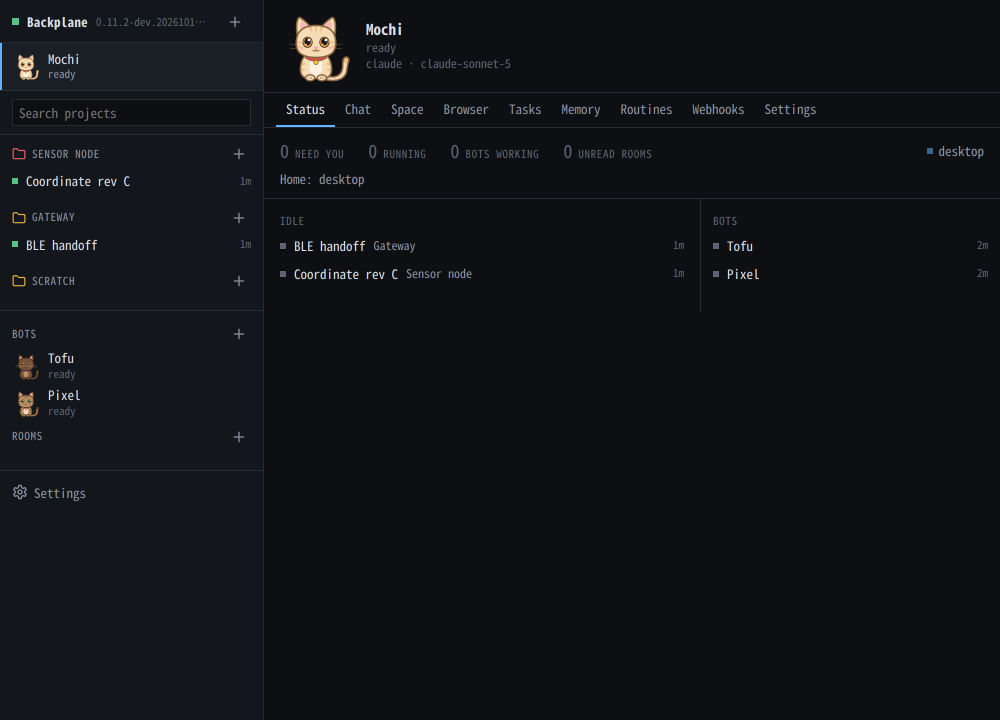
#> input picture docs/media/readme/orchestration/raw/uberbot-overview.png, 2000 x 1440 px (shown at 1/2 size)
$ python finish.py
#> lines starting #> are read from the running program, lines starting #| are printed output that depends on the picture
"""Lossless crops only; never synthesize or enlarge UI pixels.
Run after capture.py: uv run --with pillow source/finish.py
"""
import hashlib,json
from pathlib import Path
from PIL import Image
OUT=Path(__file__).resolve().parent.parent
specs={
 'overview.png':('uberbot-overview.png',(0,0,2000,1050),'Uberbot, projects, threads and persistent bots; installed web client at 2x.'),
 'delegation.png':('subagent-panel.png',(528,0,2000,1020),'Actual expanded Subagents panel, Claude and Grok tasks under a Codex parent; installed web client at 2x.'),
 'space.png':('catbot-space.png',(528,0,2000,1050),'Persistent structured Space dashboard in the real bot tab; installed web client at 2x.'),
 'mailroom.png':('native-mail-conversation.png',(264,0,1600,440),'Native Mailroom: seeded conversations and one open body. Exact 1x pixels; no scaling.'),
 'webhooks.png':('catbot-webhooks.png',(528,0,2000,460),'Actual Webhooks tab, fictional localhost hook; installed web client at 2x.'),
 'space-webapp.png':('space-webapp-mobile.png',(0,0,960,1440),'Real HTML Space endpoint, responsive demo webapp at 480 CSS pixels and 2x device density.'),
 'delegation-mobile.png':('subagents-mobile.png',(0,0,960,1440),'Actual responsive thread/subagent UI at 480 CSS pixels and 2x device density.'),
 'space-mobile.png':('space-mobile.png',(0,0,960,1440),'Actual responsive structured Space tab at 480 CSS pixels and 2x device density.')
}
rows=[]
for name,(source,box,note) in specs.items():
 src=OUT/'raw'/source
 im=Image.open(src)
#> im is the input picture: PIL image 2000x1440 RGB; mean R, G, B 17, 19.2, 22.7
 assert box[2]<=im.width and box[3]<=im.height,(source,im.size,box)
 dest=OUT/name
 im.crop(box).save(dest,optimize=True)
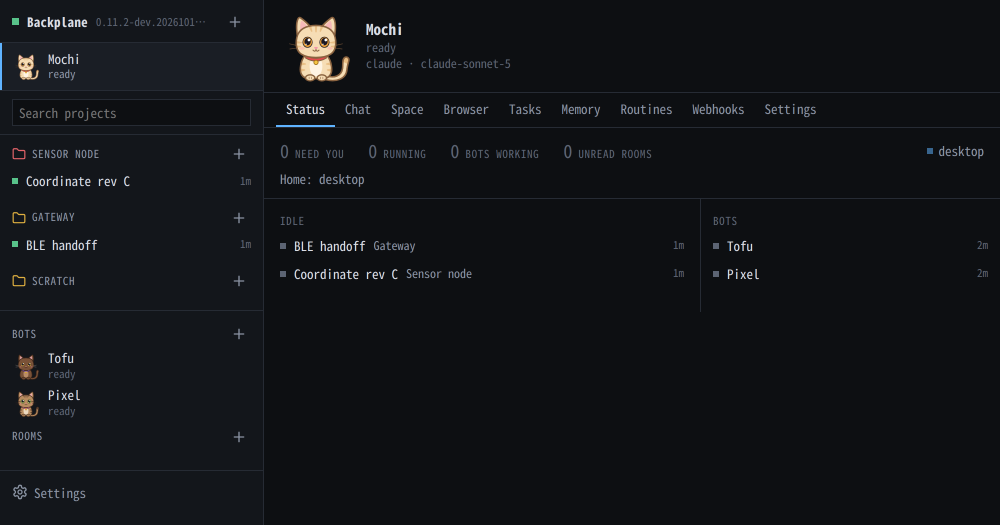
#> saved as overview.png: PIL image 2000x1050 RGB (shown at 1/2 size); mean R, G, B 17.8, 20, 23.5
 rows.append({'path':name,'raw':'raw/'+source,'raw_size':list(im.size),'crop_pixels':list(box),'size':list(Image.open(dest).size),'sha256':hashlib.sha256(dest.read_bytes()).hexdigest(),'note':note})
#> pass 2 of the loop `for name,(source,box,note) in specs.items():`:
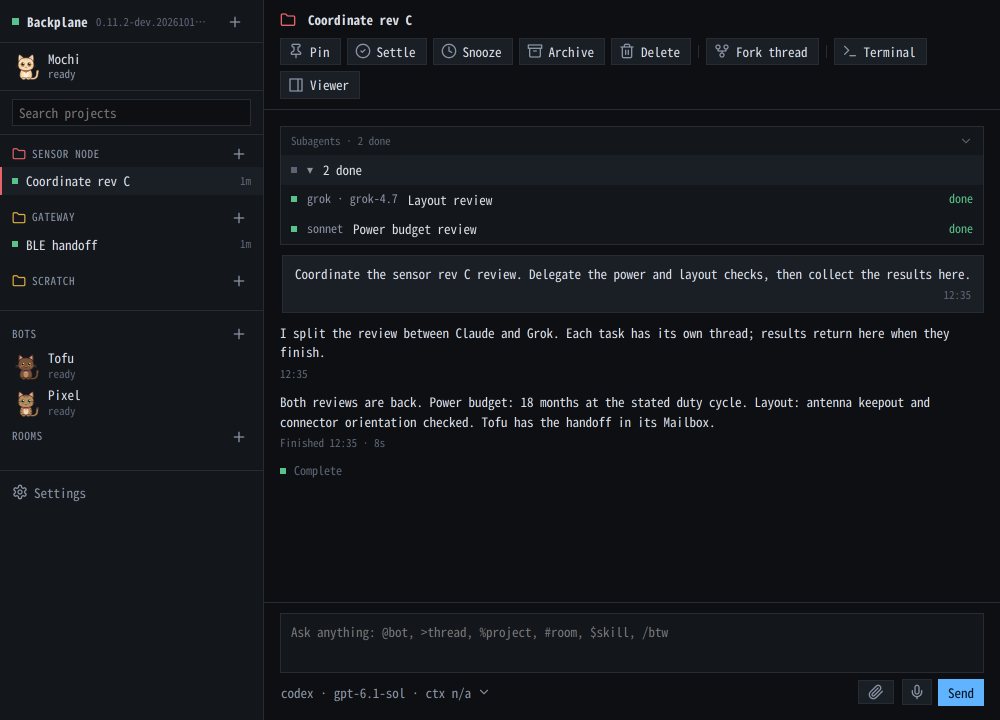
#> input picture docs/media/readme/orchestration/raw/subagent-panel.png, 2000 x 1440 px (shown at 1/2 size)
#> im is the input picture: PIL image 2000x1440 RGB; mean R, G, B 20.8, 23.6, 28.1
#> `im.crop(box).save(dest,optimize=True)`:
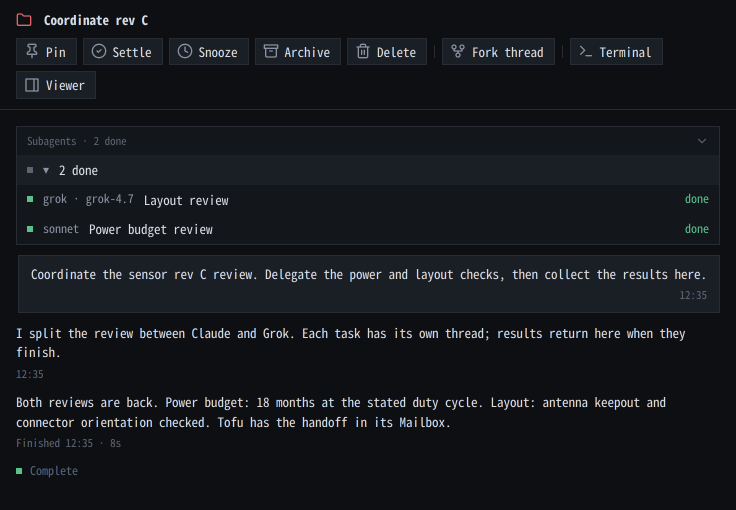
#> saved as delegation.png: PIL image 1472x1020 RGB (shown at 1/2 size); mean R, G, B 21.7, 24.4, 28.8
#> pass 3 of the loop `for name,(source,box,note) in specs.items():`:
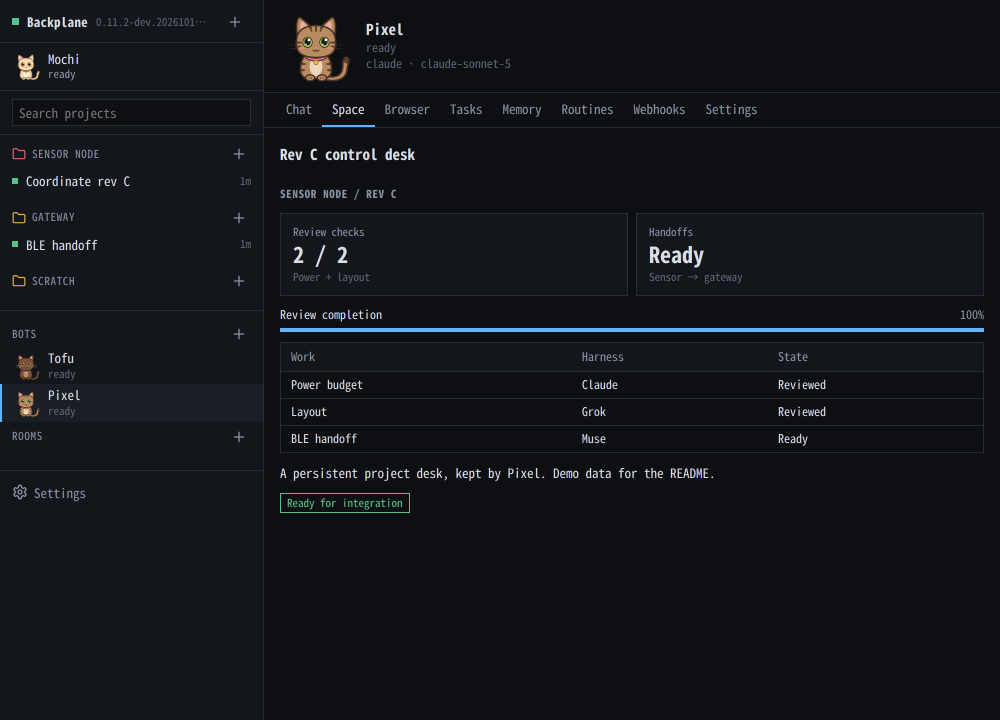
#> input picture docs/media/readme/orchestration/raw/catbot-space.png, 2000 x 1440 px (shown at 1/2 size)
#> im is the input picture: PIL image 2000x1440 RGB; mean R, G, B 18.7, 21.4, 25.4
#> `im.crop(box).save(dest,optimize=True)`:
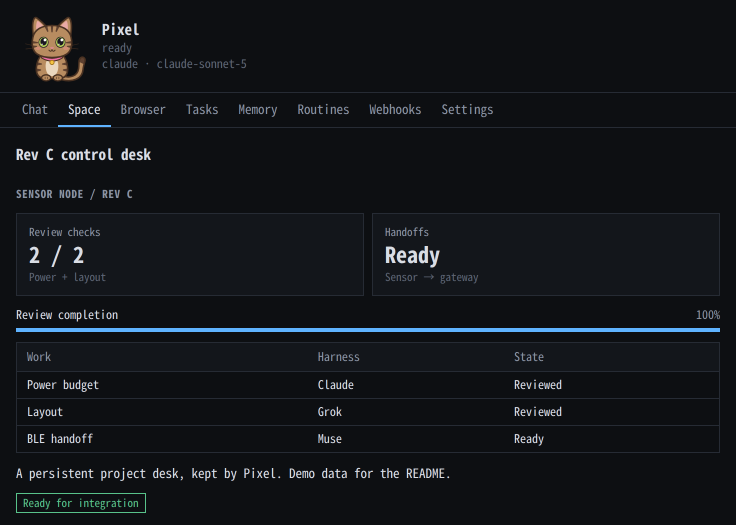
#> saved as space.png: PIL image 1472x1050 RGB (shown at 1/2 size); mean R, G, B 19, 21.9, 25.8
#> (the run stopped early here; a loop or call above may not have finished)
